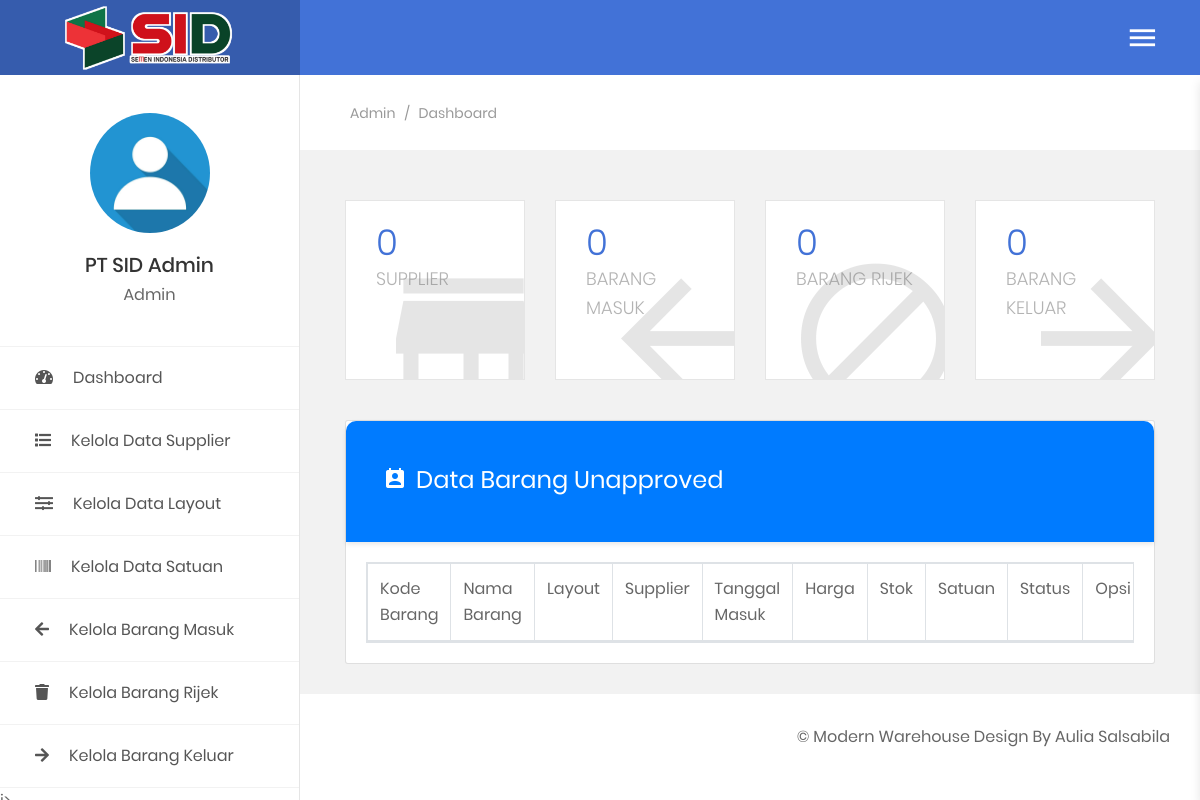
Screenshot of /public/admin-panel.php (signed in) with the database file from the repository.
### tables this page shows
CREATE TABLE `table_user` (
  `kd_user` varchar(7) NOT NULL,
  `nama_user` varchar(20) NOT NULL,
  `username` varchar(25) NOT NULL,
  `password` varchar(25) NOT NULL,
  `foto_user` varchar(50) NOT NULL,
  `level` varchar(25) NOT NULL
);

### functions/sessions.php (called while the page is built, shortened)
<?php
$function = new lsp();
$auth = $function->AuthUser($_SESSION['username']);

### functions/functions.php (called while the page is built, shortened)
<?php
class lsp
{
    public function selectCount($table, $namaField)
    {
        global $con;
        $sql = "SELECT COUNT($namaField) as count FROM $table";
        $query = mysqli_query($con, $sql);
        return $data = mysqli_fetch_assoc($query);
    }
    public function AuthUser($sessionUser)
    {
        global $con;
        $sql = "SELECT * FROM table_user WHERE username = '$sessionUser'";
        $query = mysqli_query($con, $sql);
        $bigData = mysqli_fetch_assoc($query);
        return $bigData;
    }
    public function getCountRows($table)
    {
        global $con;
        $sql   = "SELECT * FROM $table";
        $query = mysqli_query($con, $sql);
        $rows  = mysqli_num_rows($query);
        return $rows;
    }
}

### public/includes/admin/dashboard.php (the view, shortened to what this page needs)
<?php
$admin = new lsp();
$supplier   = $admin->getCountRows("table_supplier");
$barang     = $admin->selectCount("table_barang", "kd_barang");
$brgrijek   = $admin->selectCount("table_barang_rijek", "kd_barang");
$transaksi  = $admin->selectCount("table_transaksi", "jumlah_beli");
?>
<section class="au-breadcrumb m-t-75">
    <div class="section__content section__content--p30">
        <div class="container-fluid">
            <div class="row">
                <div class="col-md-12">
                    <div class="au-breadcrumb-content">
                        <div class="au-breadcrumb-left">
                            <ul class="list-unstyled list-inline au-breadcrumb__list">
                                <li class="list-inline-item active">
                                    <a href="#"><?= $auth['level']; ?></a>
                                </li>
                                <li class="list-inline-item seprate">
                                    <span>/</span>
                                </li>
                                <li class="list-inline-item">Dashboard</li>
                            </ul>
                        </div>
                    </div>
                </div>
            </div>
        </div>
    </div>
</section>
<section class="statistic">
    <div class="section__content section__content--p30">
        <div class="container-fluid">
            <div class="row">
                <div class="col-md-6 col-lg-3">
                    <div class="statistic__item">
                        <a href="?page=data-supplier">
                            <h2 class="number"><?= $supplier; ?></h2>
                            <span class="desc">Supplier</span>
                            <div class="icon">
                                <i class="zmdi zmdi-store"></i>
                            </div>
                        </a>
                    </div>
                </div>
                <div class="col-md-6 col-lg-3">
                    <div class="statistic__item">
                        <a href="?page=data-barang-masuk">
                            <h2 class="number"><?= $barang['count'] ?></h2>
                            <span class="desc">Barang Masuk</span>
                            <div class="icon">
                                <i class="zmdi zmdi-arrow-left"></i>
                            </div>
                        </a>
                    </div>
                </div>
                <div class="col-md-6 col-lg-3">
                    <div class="statistic__item">
                        <a href="?page=data-barang-rijek">
                            <h2 class="number"><?= $brgrijek['count']; ?></h2>
                            <span class="desc">Barang Rijek</span>
                            <div class="icon">
                                <i class="zmdi zmdi-block"></i>
                            </div>
                        </a>
                    </div>
                </div>
                <div class="col-md-6 col-lg-3">
                    <div class="statistic__item">
                        <a href="?page=data-barang-keluar">
                            <h2 class="number"><?= $transaksi['count']; ?></h2>
                            <span class="desc">Barang Keluar</span>
                            <div class="icon">
                                <i class="zmdi zmdi-arrow-right"></i>
                            </div>
                        </a>
                    </div>
                </div>
            </div>
            <div class="row">
                <div class="col-md-12">
                    <div class="card">
                        <div class="au-card-title">
                            <div class="bg-overlay bg-overlay--blue bg-primary"></div>
                            <h3>
                                <i class="zmdi zmdi-account-calendar"></i>Data Barang Unapproved
                            </h3>
                        </div>
                        <div class="card-body">
                            <table id="myDataTables" class="table table-responsive table-striped table-bordered" style="width:100%">
                                <thead>
                                    <tr>
                                        <td>Kode Barang</td>
                                        <td>Nama Barang</td>
                                        <td>Layout</td>
                                        <td>Supplier</td>
                                        <td>Tanggal Masuk</td>
                                        <td>Harga</td>
                                        <td>Stok</td>
                                        <td>Satuan</td>
                                        <td>Status</td>
                                        <td>Opsi</td>
                                    </tr>
                                </thead>
                            </table>
                        </div>
                    </div>
                </div>
            </div>
        </div>
    </div>
</section>

### public/templates/sidebar.php (shortened to what this page needs)
<aside class="menu-sidebar2">
    <div class="logo">
        <a href="?page">
            <img src="assets/img/icon/logo.png" alt="logo" />
        </a>
    </div>
    <div class="menu-sidebar2__content js-scrollbar1">
        <div class="account2">
            <div class="image img-cir img-120">
                <img src="img/<?= $auth['foto_user'] ?>" alt="user-image" class="image-sid" />
            </div>
            <h4 class="name"><?= $auth['nama_user']; ?></h4>
            <span><?= $auth['level']; ?></span>
        </div>
        <nav class="navbar-sidebar2">
            <ul class="list-unstyled navbar__list">
                <li><a href="?page"><i class="fas fa-tachometer-alt"></i>Dashboard</a></li>
                <?php if ($_SESSION['level'] == "Admin") : ?>
                    <li><a href="?page=data-supplier"><i class="fas fa-list"></i>Kelola Data Supplier</a></li>
                    <li><a href="?page=data-layout"><i class="fas fa-sliders"></i>Kelola Data Layout</a></li>
                    <li><a href="?page=data-satuan"><i class="fas fa-barcode"></i>Kelola Data Satuan</a></li>
                    <li><a href="?page=data-barang-masuk"><i class="fas fa-arrow-left"></i>Kelola Barang Masuk</a></li>
                    <li><a href="?page=data-barang-rijek"><i class="fas fa-trash"></i>Kelola Barang Rijek</a></li>
                    <li><a href="?page=data-barang-keluar"><i class="fas fa-arrow-right"></i>Kelola Barang Keluar</a></li>i>
                <?php elseif ($_SESSION['level'] == "Checker") : ?>
                    <li><a href="?page=data-barang-masuk"><i class="fas fa-arrow-left"></i>Data Barang Masuk</a></li>
                    <li><a href="?page=data-barang-rijek"><i class="fas fa-arrow-right"></i>Data Barang Rijek</a></li>
                <?php endif; ?>
            </ul>
        </nav>
    </div>
</aside>

### public/assets/css/style.css (style rules this page uses)
.image-sid { object-fit: cover; width: 100%; height: 100%; }

### rows the page displays
table_user: foto_user (placeholder picture), nama_user "PT SID Admin", level "Admin"

### other values shown
$supplier "0"
$barang['count'] "0"
$brgrijek['count'] "0"
$transaksi['count'] "0"
